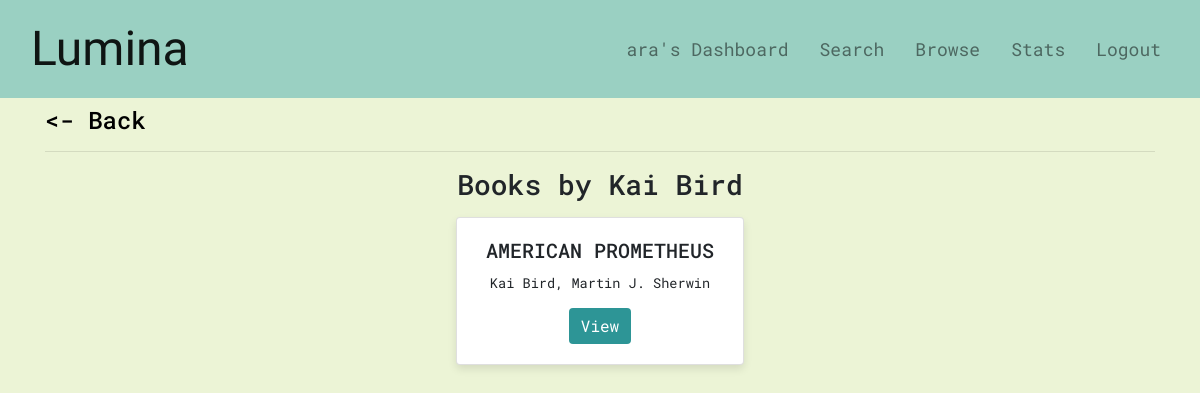
Page /author/14 (signed in) on the committed database.
### application/models.py (models this page shows)
class Author(db.Model):
    __tablename__ = 'author'
    id = db.Column(db.Integer, primary_key=True)
    name = db.Column(db.String(255), nullable=False, unique=True)
    books = db.relationship('Book', secondary='book_authors', viewonly=True)

class Book(db.Model):
    __tablename__ = 'book'
    id = db.Column(db.Integer, primary_key=True)
    title = db.Column(db.String(255), nullable=False)
    content_link = db.Column(db.String, nullable=False)  # Assuming this is a URL to a PDF file
    description = db.Column(db.Text)
    bookcover_link = db.Column(db.String, nullable=False)
    section_id = db.Column(db.Integer, db.ForeignKey('section.id'))
    author = db.relationship('Author', secondary='book_authors')
    available = db.Column(db.Boolean, default=True)
    avg_rating = db.Column(db.Float)

### application/controllers.py (the view)
@app.route("/author/<author_id>", methods=['GET', 'POST'])
def author(author_id):
    author = Author.query.filter_by(id=author_id).first()
    books = author.books
    if "user" in session:
        return render_template('booksby.html', title='Books by '+author.name, user=session['user'], role=session['user_role'], author=author, books=books)
    else:
        return redirect("/")

### application/controllers.py (called while the page is built)
@app.before_request
def auto_return():
    book_requests = BookRequest.query.filter_by(issued=True, returned=False).all()
    if book_requests is None:
        return
    for book_request in book_requests:
        if datetime.datetime.now() > book_request.auto_return_timestamp:
            book_request.returned = True
            book = Book.query.filter_by(id=book_request.book_id).first()
            user = User.query.filter_by(id=book_request.user_id).first()
            user.quota -= 1
            book_request.date_returned = datetime.date.today()
            book_request.issued = False
            book.available = True
            db.session.commit()
    return

### templates/booksby.html
{% extends "body.html" %}
{% block body %}
<div class="container mt-2">
    <div>
        {% if role=='admin'%}
        <a id="backlink" href="/manage">
            {% else %}
            <a id="backlink" href="/browse">
                {% endif %}
                <h4><- Back</h4>
            </a>
    </div>
    <hr>
    <div class="row justify-content-center" style="text-align: center;">
        <div class="col-md-12">
            <h3 class="mb-3">Books by {{author.name}}</h3>
            {% if books %}
            <div class="row justify-content-center mb-2">
                {% for book in books %}
                <div class="card mx-2 book-card">
                    <div class="card-body">
                        <h5 class="card-title text-center">{{ book.title }}</h5>
                        <p class="card-text" id="authornames">
                            {% for author in book.author %}
                            {{ author.name }}{% if not loop.last %}, {% endif %}
                            {% endfor %}
                        </p>
                        {% if role=='admin' %}
                        <a href="/book/{{ book.id }}" class="btn btn-custom">Manage</a>
                        {% else %}
                        <a href="/book/{{ book.id }}" class="btn btn-custom">View</a>
                        {% endif %}
                    </div>
                </div>
                {% endfor %}
            </div>
            {% else %}
            <p class="text-muted">No books have been added to this section.</p>
            {% endif %}
        </div>
    </div>
</div>
{% endblock %}

### static/styles.css (style rules this page uses)
.card-body { padding-top: 0.5rem; margin: 0; }
.card-body p { line-height: 0.5rem; }
#authornames { line-height: normal; }
.book-card { display: flex; flex-direction: column; width: 18rem; margin-bottom: 2rem; box-shadow: 0 4px 8px rgba(0,0,0,0.1); }
.book-card .card-body { flex: 1; padding: 1.25rem; display: flex; flex-direction: column; }
.book-card .card-body .card-text { flex-grow: 1; }
#authornames { font-size: 85%; }
#backlink { color: black; }
body { font-family: "Roboto Mono", monospace; background-color: #ecf4d6; }
.btn-custom { background-color: #2d9596; border: #2d9596; font-family: "Roboto Mono", monospace; color: white; align-self: center; }
a { color: #265073; }

### rows in the picture
Author: name "Kai Bird"
Book: title "AMERICAN PROMETHEUS"
Author: name "Martin J. Sherwin"

### other values in the picture
{{ user }} "ara"
